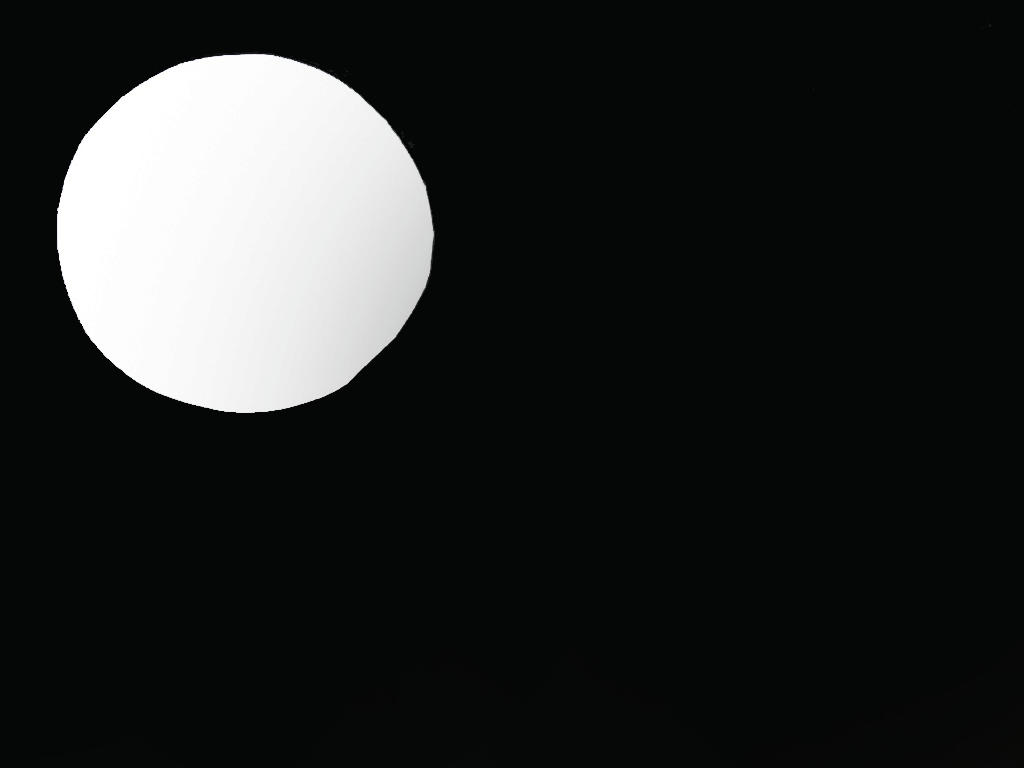
#> input picture correction_algo/test2.png, 1024 x 768 px
$ python ball2pos.py
#> lines starting #> are read from the running program, lines starting #| are printed output that depends on the picture; after the words box and inside, x2 and y2 are one past the last pixel; in counts of white or black regions, pixels touching at a corner belong together; long printed decimals are rounded
'''
code for reading image and outputting 3d position
Based on algorithms in ball2pos_simp.kc
'''


import cv2
import math

xres = 1024
yres = 768

class Point3D:
    def __init__(self, x, y, z):
        self.x = x
        self.y = y
        self.z = z


def sph2conic(cx,cy,cz):
    cx2 = cx*cx; cy2 = cy*cy; cz2 = cz*cz;
    a = 1-cy2-cz2; e = cy*cz*2;
    c = 1-cx2-cz2; d = cx*cz*2;
    f = 1-cx2-cy2; b = cx*cy*2;

    e = e*ihaf.z - c*ihaf.y*2 - b*ihaf.x;
    d = d*ihaf.z - a*ihaf.x*2 - b*ihaf.y;
    f = f*ihaf.z*ihaf.z - a*ihaf.x*ihaf.x - b*ihaf.x*ihaf.y - c*ihaf.y*ihaf.y - d*ihaf.x - e*ihaf.y;

    return a,b,c,d,e,f

class linefit3d:
    def __init__(self):
        self.s = 0
        self.sx = 0
        self.sy = 0
        self.sz = 0
        self.sxx = 0
        self.syy = 0
        self.szz = 0
        self.sxy = 0
        self.sxz = 0
        self.syz = 0

    def addpoint (self, x, y, z):
        self.s += 1
        self.sx += x
        self.sy += y
        self.sz += z
        self.sxx += x*x
        self.syy += y*y
        self.szz += z*z
        self.sxy += x*y
        self.sxz += x*z
        self.syz += y*z

    def getplane (self):
        r = 1/self.s
        cent = Point3D(self.sx*r,self.sy*r,self.sz*r)
        sxx = self.sxx - self.sx*cent.x
        sxy = self.sxy - self.sx*cent.y
        syy = self.syy - self.sy*cent.y
        sxz = self.sxz - self.sx*cent.z
        szz = self.szz - self.sz*cent.z
        syz = self.syz - self.sy*cent.z
        norm = Point3D(sxy*syz - sxz*syy, sxy*sxz - sxx*syz, sxx*syy - sxy*sxy)
        return cent, norm


estpos = Point3D(10, 10, 10)
ihaf = Point3D(xres/2, yres/2, yres/2 * 1.96) # 1.96 is cot(27deg) for my laptop's camera 54 deg fov.
img = cv2.imread('./test2.png')
#> img is the input picture: shape (768, 1024, 3); mean B, G, R 38, 38, 37.1

print(img.shape)
#| (768, 1024, 3)

lf = linefit3d()
nnorm = Point3D(0,0,0)

for y in range(0, yres, 10):
    wasBlack = True
    for x in range(0, xres, 2):
        if wasBlack and img[y,x,0] > 150: # temp threshold for white
            wasBlack = False

            cv2.circle(img, (x,y), 4, (0,255,0), 2)
            vx = x-ihaf.x
            vy = y-ihaf.y
            vz = ihaf.z
            t = 1/math.sqrt(math.pow(vx,2) + math.pow(vy,2) + math.pow(vz,2));
            lf.addpoint(vx*t,vy*t,vz*t);
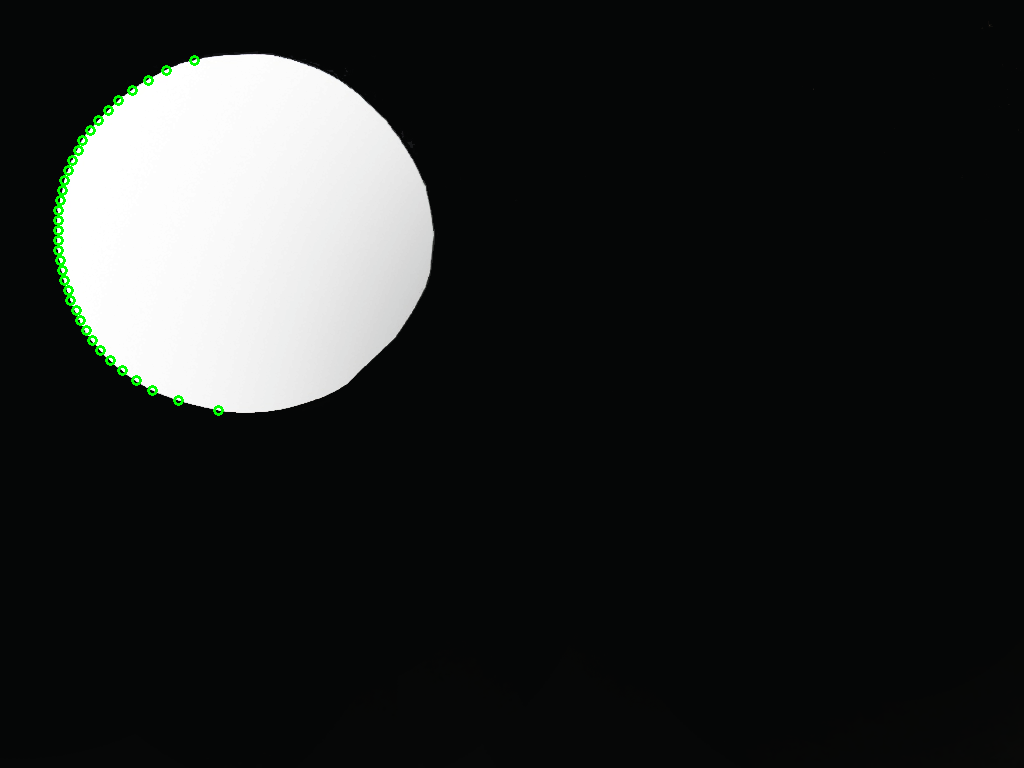
#> img: shape (768, 1024, 3); 0.31% of pixels changed, all inside (x1, y1, x2, y2) = (53, 55, 224, 416)
#> after the loop, t = 0.00124; vx = -294; vy = 26; vz = 752.6

cent, norm = lf.getplane()

t = cent.x*norm.x + cent.y*norm.y + cent.z*norm.z;
#> t = 0.0316
t = 1/math.sqrt(norm.x*norm.x + norm.y*norm.y + norm.z*norm.z - t*t);
#> t = 146.2
estpos.x = norm.x*t
#> estpos.x = -1.5
estpos.y = norm.y*t
#> estpos.y = -0.803
estpos.z = norm.z*t
#> estpos.z = 4.4

# converting it for screen
t = ihaf.z/estpos.z;
#> t = 170.9
sx = estpos.x*t + ihaf.x
#> sx = 256.2
sy = estpos.y*t + ihaf.y
#> sy = 246.7
cv2.circle(img, (int(sx),int(sy)), 4, (255,0,0), 2)
#> img: shape (768, 1024, 3); 0.01% of pixels changed, all inside (x1, y1, x2, y2) = (251, 241, 262, 252)

print(str(estpos.x) + ',' + str(estpos.y) + ',' + str(estpos.z))
#| -1.497,-0.8034,4.404
print(str(sx) + ',' + str(sy) )
#| 256.191,246.719

cv2.imshow("image", img)
cv2.waitKey(0)

$ run again, with correction_algo/test.png copied over correction_algo/test2.png
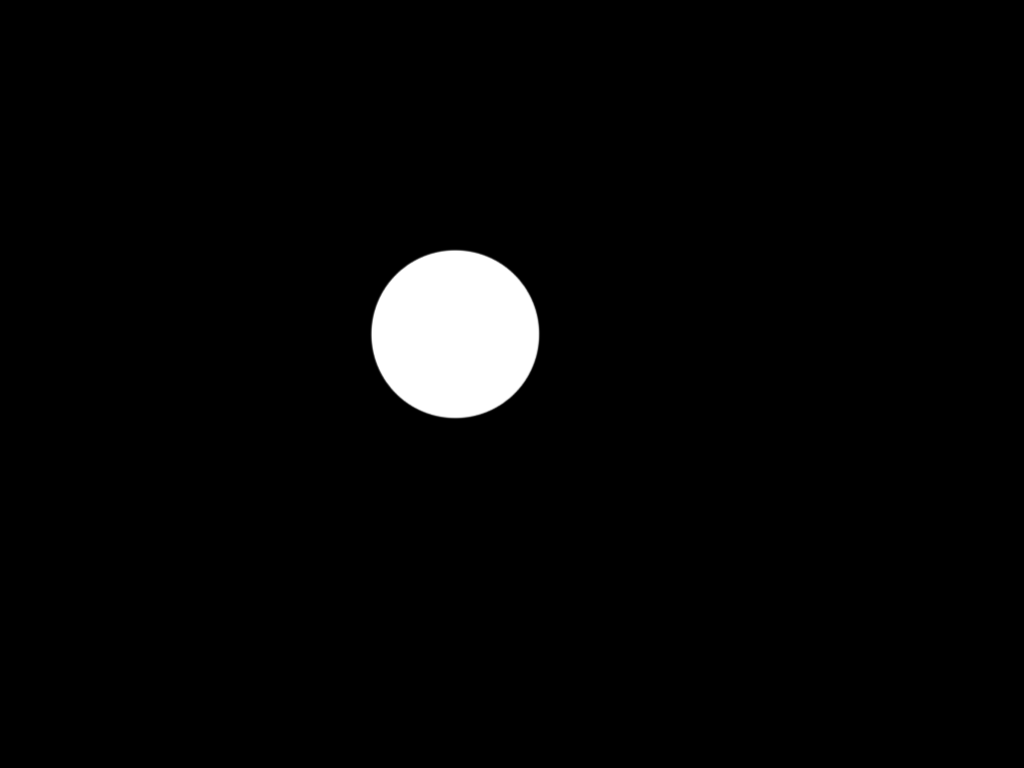
#> input picture correction_algo/test.png, 1024 x 768 px
#> img is the input picture: shape (768, 1024, 3); min 0, max 255, mean 7.2
#| (768, 1024, 3)
#> after the loop `for y in range(0, yres, 10):`:
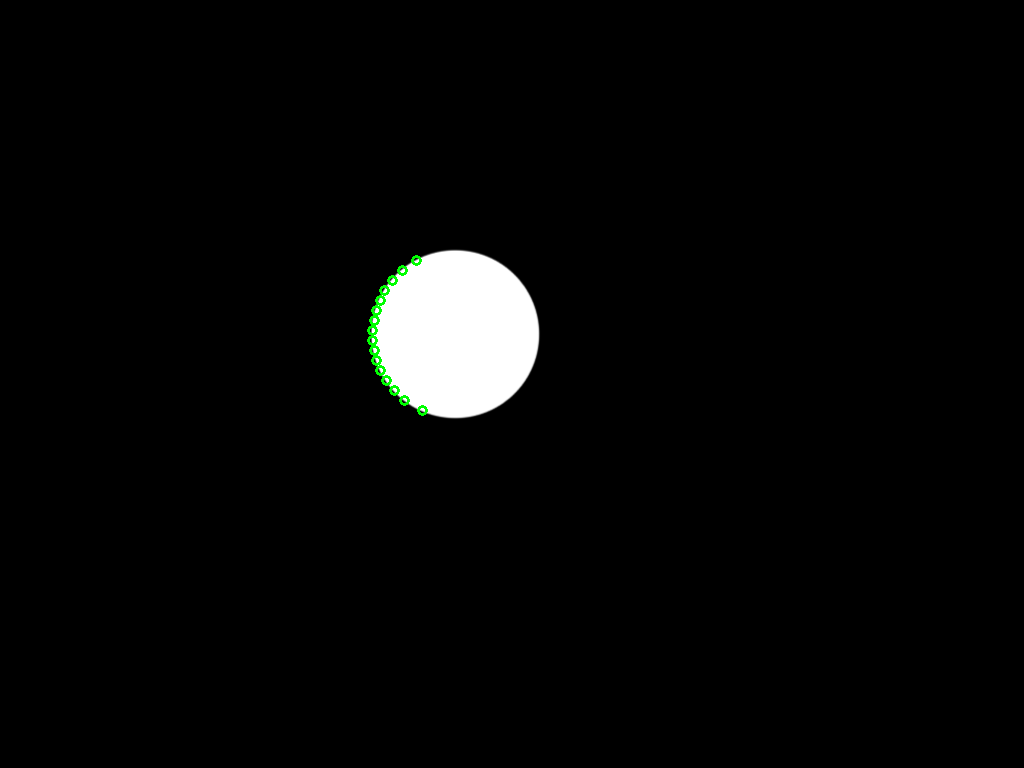
#> img: shape (768, 1024, 3); 0.14% of pixels changed, all inside (x1, y1, x2, y2) = (367, 255, 428, 416)
#> after the loop `for y in range(0, yres, 10):`: t = 0.00132; vx = -90; vy = 26; vz = 752.6
#> `t = cent.x*norm.x + cent.y*norm.y + cent.z*norm.z;`: t = 0.000362
#> `t = 1/math.sqrt(norm.x*norm.x + norm.y*norm.y + norm.z*norm.z - t*t);`: t = 25054.6
#> estpos.x = -0.669
#> estpos.y = -0.593
#> estpos.z = 9.07
#> `t = ihaf.z/estpos.z;`: t = 82.95
#> sx = 456.5
#> sy = 334.8
#| -0.6687,-0.5933,9.074
#| 456.535,334.789
